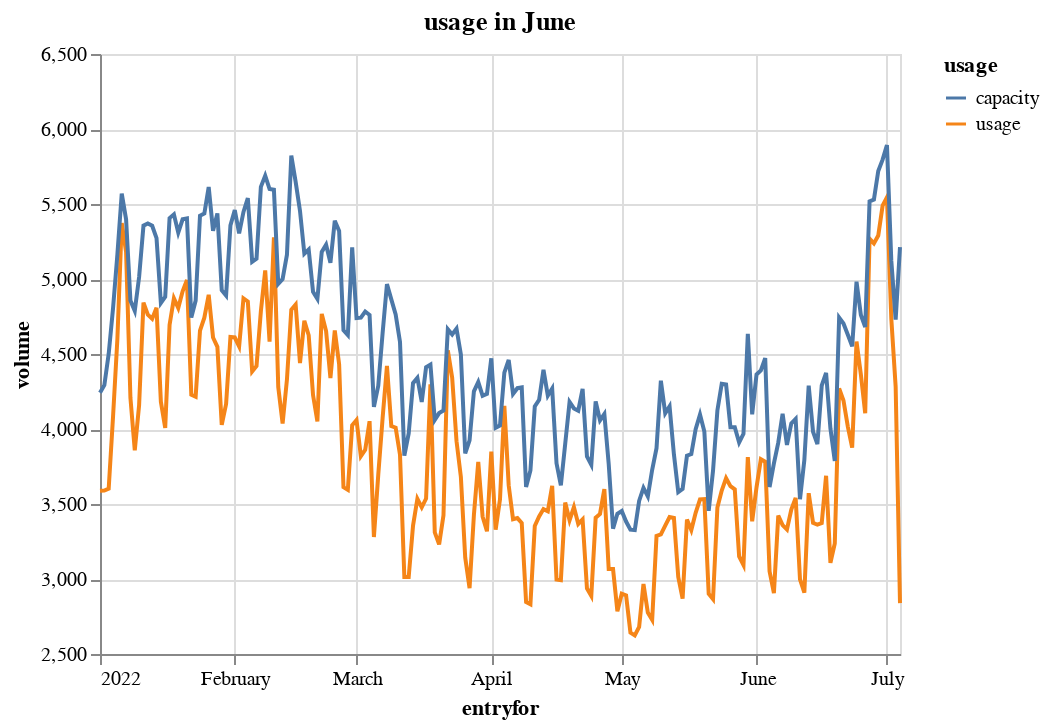

Notebook code for this chart:
### Code cell
source = usage_df[['entryfor','usage','capacity']].sort_values(by='entryfor').dropna(how='any')
source = source.resample('D',on='entryfor')[['usage','capacity']].max()\
            .dropna(how='all').reset_index(drop=False)
            #.rolling(7).mean().dropna(how='all').reset_index(drop=False)
source = source[source.entryfor.dt.year==2022]
source.entryfor = source.entryfor.dt.strftime('%Y/%m/%d')



alt.Chart(source).transform_fold(
    ['usage','capacity'],as_=['usage','volume']).mark_line().encode(
    x='entryfor:T',
    y=alt.Y('volume:Q',scale=alt.Scale(domain=(2500, 6500))),
    color='usage:N'
).properties(
    title='usage in June'
)

### Figure 1 — Vega-Lite specification as saved in the notebook (floating-point values rounded to 4 significant figures; data arrays with more than 128 entries replaced by an {"elided": "..."} marker saying what was removed)
{"config": {"view": {"continuousWidth": 400, "continuousHeight": 300}}, "data": {"name": "data-da4ce345bb8242cea523091bd824db88"}, "mark": "line", "encoding": {"color": {"field": "usage", "type": "nominal"}, "x": {"field": "entryfor", "type": "temporal"}, "y": {"field": "volume", "scale": {"domain": [2500, 6500]}, "type": "quantitative"}}, "title": "usage in June", "transform": [{"fold": ["usage", "capacity"], "as": ["usage", "volume"]}], "$schema": "https://vega.github.io/schema/vega-lite/v4.17.0.json", "datasets": {"data-da4ce345bb8242cea523091bd824db88": {"elided": "185 records"}}}
